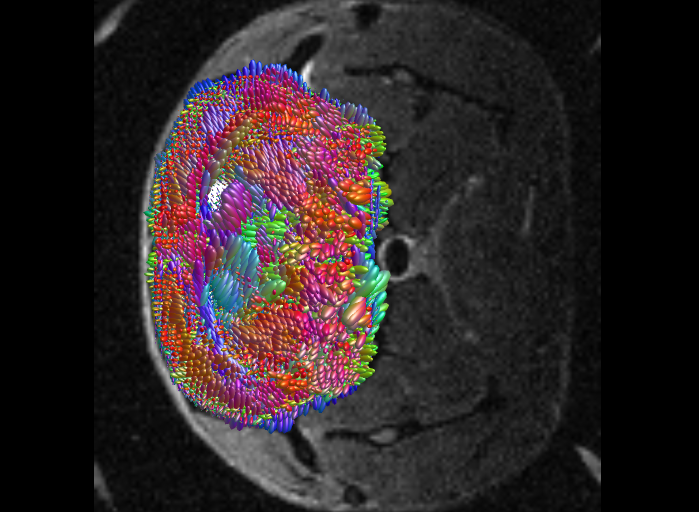
#> input picture screenshots/ctrl_fod_v08_0000.png, 1398 x 1024 px, found by its file name (shown at 1/2 size)
$ python make_4x3_figure_v09.py
#> lines starting #> are read from the running program, lines starting #| are printed output that depends on the picture
### functions/config_loader.py
#!/usr/bin/env python3
"""
Configuration loader for mbrain pipeline.

This module provides a centralized way to load configuration from config1.yaml.
All scripts should use this to get parameters instead of hardcoding values.

Usage:
    from config_loader import load_config, get_config

    # Load once at start (respects MBRAIN_PIPELINE env var)
    cfg = load_config()

    # Or explicitly specify pipeline
    cfg = load_config(pipeline='flip1')

    # Access parameters
    step_size = cfg['tractography']['step_size']
    max_dist = cfg['matlab_cleaning']['max_dist']
"""

import os
import yaml
from pathlib import Path
from typing import Dict, Any, Optional

# Global config cache
_config: Optional[Dict[str, Any]] = None
_current_pipeline: Optional[str] = None

# [9 lines left out: function get_config_path, not called in this run]

def load_config(config_path: Optional[Path] = None, pipeline: Optional[str] = None) -> Dict[str, Any]:
    """
    Load configuration from YAML file.

    Args:
        config_path: Optional explicit path to config file.
        pipeline: Ignored, kept for API compatibility.

    Returns:
        Dictionary with all configuration parameters.
    """
#> called with config_path = 'config1.yaml'
    global _config, _current_pipeline

    if config_path is None:
        config_path = get_config_path(pipeline)

    _current_pipeline = 'flip1'

    if config_path is None:
        config_path = get_config_path(pipeline)
    config_path = Path(config_path).resolve()

    with open(config_path, 'r') as f:
        _config = yaml.safe_load(f)

    # ── Auto-detect base paths ──────────────────────────────────────────
    # repo_dir  = directory containing config1.yaml
    # data_base = repo_dir (publish branch: data/ and local/ are inside repo)
    # These can be overridden via environment variables.
    paths = _config.setdefault('paths', {})
    repo_dir = Path(os.environ.get(
        'MBRAIN_REPO_DIR',
        str(config_path.parent),
    ))
    data_base = Path(os.environ.get(
        'MBRAIN_DATA_BASE',
        str(repo_dir),
    ))
    paths['repo_dir'] = str(repo_dir)
    paths['data_base'] = str(data_base)

    # Auto-detect matlab_path if not set or if the path doesn't exist
    if not paths.get('matlab_path') or not Path(paths['matlab_path']).exists():
        for candidate in [
            '/Applications/MATLAB_R2025b.app/bin/matlab',
            '/Applications/MATLAB_R2024a.app/bin/matlab',
            '/opt/MATLAB/R2024a/bin/matlab',
            os.environ.get('MBRAIN_MATLAB_PATH', ''),
        ]:
            if candidate and Path(candidate).exists():
                paths['matlab_path'] = candidate
                break

    # Auto-detect rtp2_pipeline_path if not set or if the path doesn't exist
    if not paths.get('rtp2_pipeline_path') or not Path(paths['rtp2_pipeline_path']).exists():
        for candidate in [
            str(repo_dir / 'rtp2-pipeline'),
            str(repo_dir.parent / 'rtp2-pipeline'),
            str(repo_dir.parent / 'gitlab' / 'rtp2-pipeline'),
            os.environ.get('MBRAIN_RTP2_PATH', ''),
        ]:
            if candidate and Path(candidate).exists():
                paths['rtp2_pipeline_path'] = candidate
                break

    # Resolve {variable} placeholders in paths
    _resolve_path_variables(_config)

    # Allow environment variable override for derivatives directory
    # Used by --derivatives-dir CLI args across pipeline scripts
    deriv_override = os.environ.get('MBRAIN_DERIVATIVES_DIR')
    if deriv_override and 'paths' in _config:
        _config['paths']['derivatives_dir'] = deriv_override
        _config['paths']['derivatives_flip1'] = deriv_override

    return _config


def _resolve_path_variables(cfg: Dict[str, Any], max_passes: int = 5) -> None:
    """
    Resolve {variable} placeholders in the 'paths' section of the config.

    Variables like {repo_dir}, {data_base}, {matlab_path}, {rtp2_pipeline_path}
    are expanded using values from the same 'paths' dict.
    Also resolves {matlab_path} and {rtp2_pipeline_path} references in other sections.
    """
#> called with max_passes = 5
    if 'paths' not in cfg:
        return

    paths = cfg['paths']

    # Multi-pass resolution (handles chained references)
    for _ in range(max_passes):
        changed = False
        for key, val in paths.items():
            if isinstance(val, str) and '{' in val:
                new_val = val
                for ref_key, ref_val in paths.items():
                    if isinstance(ref_val, str) and '{' not in ref_val:
                        new_val = new_val.replace('{' + ref_key + '}', ref_val)
                if new_val != val:
                    paths[key] = new_val
                    changed = True
        if not changed:
            break

    # Also resolve path references in other sections (matlab_cleaning, atlas_coreg, file_tree, etc.)
    _resolve_nested(cfg, paths)


def _resolve_nested(obj: Any, paths: Dict[str, str]) -> None:
    """Recursively resolve {variable} placeholders in nested dicts/lists using paths dict."""
    if isinstance(obj, dict):
        for key, val in obj.items():
            if isinstance(val, str) and '{' in val:
                for ref_key, ref_val in paths.items():
                    if isinstance(ref_val, str):
                        val = val.replace('{' + ref_key + '}', ref_val)
                obj[key] = val
            elif isinstance(val, (dict, list)):
                _resolve_nested(val, paths)
    elif isinstance(obj, list):
        for i, item in enumerate(obj):
            if isinstance(item, str) and '{' in item:
                for ref_key, ref_val in paths.items():
                    if isinstance(ref_val, str):
                        item = item.replace('{' + ref_key + '}', ref_val)
                obj[i] = item
            elif isinstance(item, (dict, list)):
                _resolve_nested(item, paths)

# [165 lines left out: functions get_current_pipeline, get_config, get_tractography_params, get_matlab_cleaning_params, get_ants_params, get_subject_groups and 6 more, not called in this run]


# [24 lines that do not run on import are left out]

### figs/make_4x3_figure_v09.py
#!/usr/bin/env python3
"""Generate 3×3 composite fixel figure v09: FODs | Fixels | 4-mice radar.

Changes from v08:
  - Uses BOTH left + right hemisphere ROIs (union mask) for each subject,
    capturing the full coronal-like bilateral graft/isocortex extent.
  - Data-driven y_max for radar plots (max across all mice × 1.2) instead
    of hardcoded 1.0.
  - Same layout: Row1=FOD, Row2=Fixel screenshots, Row3=per-mouse radar.

Columns: CTRL | AP | APTR
Row 1: FOD screenshots (same captures as v08)
Row 2: Fixel screenshots (same captures as v08)
Row 3: Per-mouse radar (4 mice × DV-dominant direction, first-thalamus slice)
"""
import sys, os
sys.path.insert(0, os.path.dirname(os.path.dirname(os.path.abspath(__file__))))

import numpy as np
import matplotlib
matplotlib.use('Agg')
import matplotlib.pyplot as plt
from matplotlib.ticker import MaxNLocator
from PIL import Image
from pathlib import Path

from functions.fixel_roi_analysis import (
    load_fixel_dir, load_roi_mask, extract_slicewise_vectors,
    get_directional_mean, slicewise_kmeans
)
from functions.config_loader import load_config

# ============================================================
# Config
# ============================================================
TMP = Path('tmp')
REPORTS = Path('reports')
REPORTS.mkdir(exist_ok=True)

cfg = load_config('config1.yaml')
# Resolve data_base: /export/home → /home for non-lmc nodes
_data_base = Path(cfg['paths']['data_base'])
if not _data_base.exists() and str(_data_base).startswith('/export/home'):
    _data_base = Path(str(_data_base).replace('/export/home', '/home', 1))
DERIV = _data_base / 'data' / 'derivatives' / 'mrtrix_newmask'

# Representative subjects for FOD/Fixel screenshots (reuse v08 captures)
REPR_SUBJECTS = {
    'CTRL': {
        'id': 'sub-138-1010-L1F',
        'ses': 'ses-260115101441',
        'fod_slice': 14,
        'roi_name': 'isocortex',
    },
    'AP': {
        'id': 'sub-769-C-O5-R1M',
        'ses': 'ses-240911115733',
        'fod_slice': 15,
        'roi_name': 'graft',
    },
    'APTR': {
        'id': 'sub-AP72-862-901-NmF',
        'ses': 'ses-251210093342',
        'fod_slice': 14,
        'roi_name': 'graft',
    },
}

# All subjects per group with first-thalamus FOD slice
# roi_rel_left and roi_rel_right: both hemispheres, combined via OR
ALL_SUBJECTS = {
    'CTRL': [
        {'id': 'sub-129-921-R1F',   'ses': 'ses-260115121231', 'first_thal_fod': 10,
         'roi_rel_left':  'atlas/rois/fod_space/roi_isocortex_left.nii.gz',
         'roi_rel_right': 'atlas/rois/fod_space/roi_isocortex_right.nii.gz'},
        {'id': 'sub-129-921-R1L1F', 'ses': 'ses-260116085433', 'first_thal_fod': 10,
         'roi_rel_left':  'atlas/rois/fod_space/roi_isocortex_left.nii.gz',
         'roi_rel_right': 'atlas/rois/fod_space/roi_isocortex_right.nii.gz'},
        {'id': 'sub-129-1014-L1M',  'ses': 'ses-260115113814', 'first_thal_fod': 9,
         'roi_rel_left':  'atlas/rois/fod_space/roi_isocortex_left.nii.gz',
         'roi_rel_right': 'atlas/rois/fod_space/roi_isocortex_right.nii.gz'},
        {'id': 'sub-138-1010-L1F',  'ses': 'ses-260115101441', 'first_thal_fod': 9,
         'roi_rel_left':  'atlas/rois/fod_space/roi_isocortex_left.nii.gz',
         'roi_rel_right': 'atlas/rois/fod_space/roi_isocortex_right.nii.gz'},
    ],
    'AP': [
        {'id': 'sub-596-C-OO-NmM', 'ses': 'ses-240911103349', 'first_thal_fod': 13,
         'roi_rel_left':  'manual_roi/fod_space/roi_Graft_left_flip_fod.mif',
         'roi_rel_right': 'manual_roi/fod_space/roi_Graft_right_flip_fod.mif'},
        {'id': 'sub-769-C-O5-R1M', 'ses': 'ses-240911115733', 'first_thal_fod': 12,
         'roi_rel_left':  'manual_roi/fod_space/roi_Graft_left_flip_fod.mif',
         'roi_rel_right': 'manual_roi/fod_space/roi_Graft_right_flip_fod.mif'},
        {'id': 'sub-769-C-OO-NmM', 'ses': 'ses-240911111853', 'first_thal_fod': 11,
         'roi_rel_left':  'manual_roi/fod_space/roi_Graft_left_flip_fod.mif',
         'roi_rel_right': 'manual_roi/fod_space/roi_Graft_right_flip_fod.mif'},
        {'id': 'sub-875-C-OO-NM',  'ses': 'ses-240911100253', 'first_thal_fod': 12,
         'roi_rel_left':  'manual_roi/fod_space/roi_Graft_left_flip_fod.mif',
         'roi_rel_right': 'manual_roi/fod_space/roi_Graft_right_flip_fod.mif'},
    ],
    'APTR': [
        {'id': 'sub-AP72-862-901-NmF', 'ses': 'ses-251210093342', 'first_thal_fod': 10,
         'roi_rel_left':  'manual_roi/fod_space/roi_Graft_left_flip_fod.mif',
         'roi_rel_right': 'manual_roi/fod_space/roi_Graft_right_flip_fod.mif'},
        {'id': 'sub-AP72-862-901-R1M', 'ses': 'ses-251210100043', 'first_thal_fod': 10,
         'roi_rel_left':  'manual_roi/fod_space/roi_Graft_left_flip_fod.mif',
         'roi_rel_right': 'manual_roi/fod_space/roi_Graft_right_flip_fod.mif'},
        {'id': 'sub-Apallial17NmF',    'ses': 'ses-240816091633', 'first_thal_fod': 10,
         'roi_rel_left':  'manual_roi/fod_space/roi_Graft_left_flip_fod.mif',
         'roi_rel_right': 'manual_roi/fod_space/roi_Graft_right_flip_fod.mif'},
        {'id': 'sub-Apallial20R1F',    'ses': 'ses-240909094232', 'first_thal_fod': 11,
         'roi_rel_left':  'manual_roi/fod_space/roi_Graft_left_flip_fod.mif',
         'roi_rel_right': 'manual_roi/fod_space/roi_Graft_right_flip_fod.mif'},
    ],
}

GROUP_COLORS = {'CTRL': '#333333', 'AP': '#800040', 'APTR': '#3377DD'}

# Screenshot file prefixes — reuse v08 captures
SCREENSHOT_MAP = {
    ('CTRL', 'fod'):   TMP / 'ctrl_fod_v08_0000.png',
    ('AP', 'fod'):     TMP / 'ap_fod_v08_0000.png',
    ('APTR', 'fod'):   TMP / 'aptr_fod_v08_0000.png',
    ('CTRL', 'fixel'): TMP / 'ctrl_fixel_v08_0000.png',
    ('AP', 'fixel'):   TMP / 'ap_fixel_v08_0000.png',
    ('APTR', 'fixel'): TMP / 'aptr_fixel_v08_0000.png',
}

# Per-group mouse color shades (4 shades each)
GROUP_MOUSE_COLORS = {
    'CTRL': ['#1a1a1a', '#3d3d3d', '#5c5c5c', '#7a7a7a'],   # dark grey shades
    'AP':   ['#600030', '#800040', '#a0005c', '#c03080'],     # magenta shades
    'APTR': ['#1a3fa0', '#3366cc', '#5588dd', '#88aaee'],     # blue shades
}
MOUSE_MARKERS = ['o', 's', '^', 'D']


# ============================================================
# Helper: rotate screenshot 90° CW
# ============================================================
def load_rotated(path):
    img = Image.open(path).rotate(-90, expand=True)
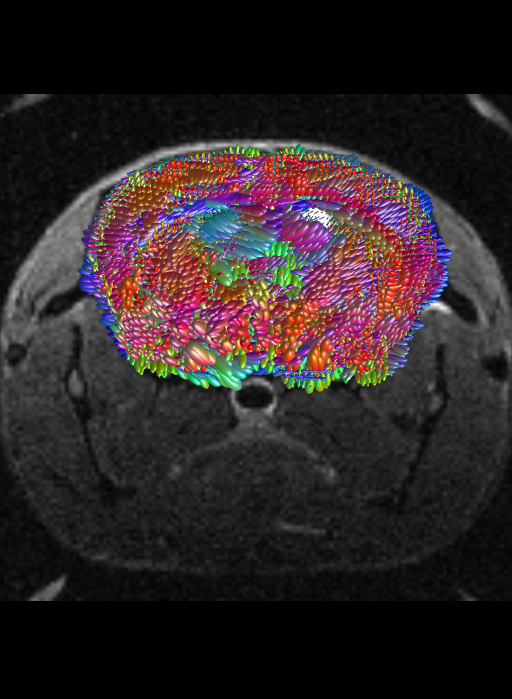
#> img: PIL image 1024x1398 RGB (shown at 1/2 size); mean R, G, B 45.5, 35.9, 37.7
    return np.array(img)


# ============================================================
# Helper: reduce radial grid — keep only ~1/3 of ticks
# ============================================================
# [64 lines left out: functions thin_radial_grid, draw_radar_mice, not called in this run]


# ============================================================
# Step 1: Load screenshots and rotate
# ============================================================
print("Loading and rotating screenshots...")
screenshots = {}
for key, path in SCREENSHOT_MAP.items():
    if path.exists():
        screenshots[key] = load_rotated(path)
        print(f"  ✓ {key}: {path.name}")
    else:
        print(f"  ✗ {key}: {path.name} NOT FOUND")
        screenshots[key] = np.zeros((400, 400, 3), dtype=np.uint8)
#> pass 2 of the loop `for key, path in SCREENSHOT_MAP.items():`:
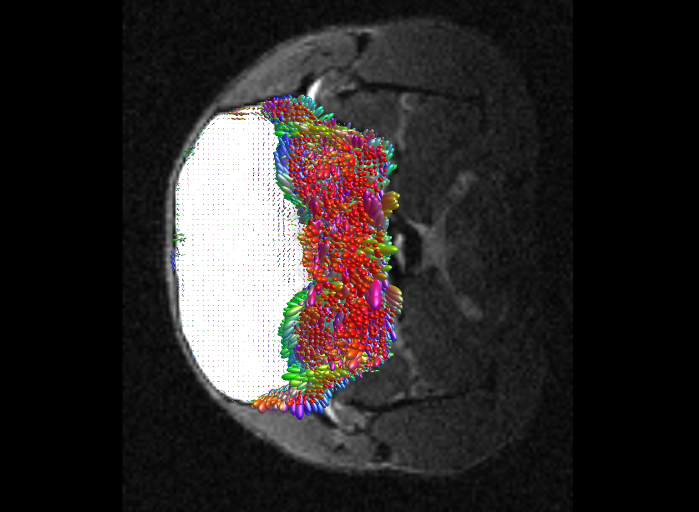
#> input picture screenshots/ap_fod_v08_0000.png, 1398 x 1024 px, found by its file name (shown at 1/2 size)
#> in load_rotated (call 2), `img = Image.open(path).rotate(-90, expand=True)`:
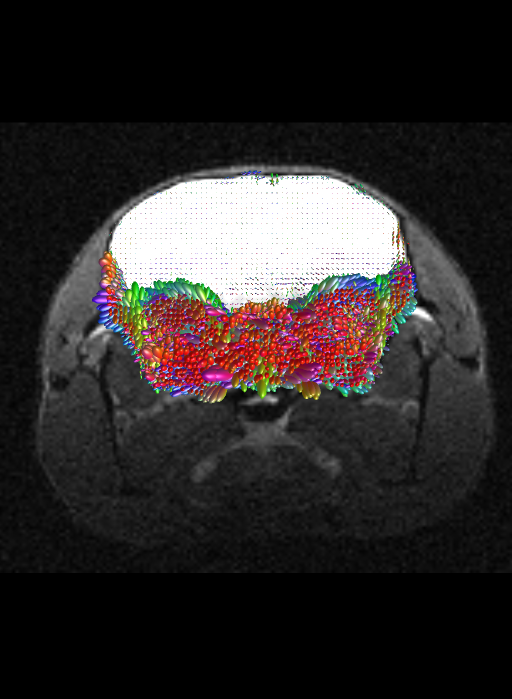
#> img: PIL image 1024x1398 RGB (shown at 1/2 size); mean R, G, B 46.1, 41.4, 41.1


# ============================================================
# Step 2: Generate per-mouse radar data (Row 3)
#   v09: load LEFT + RIGHT ROI masks, combine with OR,
#   then extract fixels from the bilateral mask.
# ============================================================
print("\n--- Generating per-mouse radar data (Row 3) — bilateral ROI ---")
per_mouse_data = {}  # group → list of mouse dicts

for group in ['CTRL', 'AP', 'APTR']:
    mice_results = []
    print(f"\n  {group}:")
    for info in ALL_SUBJECTS[group]:
        sid = info['id']
        ses = info['ses']
        fod_slice = info['first_thal_fod']
        subj_dir = DERIV / sid / ses
        fixel_dir = subj_dir / 'dwi' / 'fixels_group'
        roi_path_left  = subj_dir / info['roi_rel_left']
        roi_path_right = subj_dir / info['roi_rel_right']

        if not (fixel_dir / 'index.mif').exists():
            print(f"    ⚠ Skipping {sid}: no fixels")
            continue
        if not roi_path_left.exists():
            print(f"    ⚠ Skipping {sid}: LEFT ROI not found")
            continue
        if not roi_path_right.exists():
            print(f"    ⚠ Skipping {sid}: RIGHT ROI not found")
            continue

        print(f"    {sid}: loading fixels, slice={fod_slice}...")
        fixel_data = load_fixel_dir(fixel_dir)

        # Load both hemispheres and combine with OR
        roi_mask_left  = load_roi_mask(roi_path_left)
        roi_mask_right = load_roi_mask(roi_path_right)
        roi_mask = roi_mask_left | roi_mask_right
        n_left  = int(roi_mask_left.sum())
        n_right = int(roi_mask_right.sum())
        n_total = int(roi_mask.sum())
        print(f"      ROI voxels: L={n_left}, R={n_right}, L|R={n_total}")

        slice_vecs, slice_peaks, slice_voxels = extract_slicewise_vectors(
            fixel_data, roi_mask, slice_axis=0)

        if fod_slice not in slice_vecs:
            # Try nearest available slice
            avail = sorted(slice_vecs.keys())
            if not avail:
                print(f"      ⚠ No slices with fixels in ROI!")
                continue
            nearest = min(avail, key=lambda s: abs(s - fod_slice))
            print(f"      ⚠ Slice {fod_slice} not available, using {nearest}")
            fod_slice = nearest

        vecs = slice_vecs[fod_slice]
        peaks = slice_peaks[fod_slice]
        n_vox = slice_voxels.get(fod_slice, len(vecs))

        if len(vecs) < 4:
            print(f"      ⚠ Only {len(vecs)} fixels, skipping")
            continue

        # K-Means (2 clusters) on all fixels in the bilateral ROI at this slice.
        km_results = slicewise_kmeans(
            {fod_slice: vecs}, n_clusters=2,
            slice_afds={fod_slice: peaks},
            slice_roi_voxels={fod_slice: n_vox},
        )
        km_slice = km_results[fod_slice]

        # Pick DV-dominant cluster: highest |scaled_dir[1]| (d[1]=DV)
        dv_vals = [np.abs(sd[1]) for sd in km_slice['scaled_directions']]
        best_k = int(np.argmax(dv_vals))
        other_k = 1 - best_k
        scaled_dir = km_slice['scaled_directions'][best_k]
        scaled_dir_other = km_slice['scaled_directions'][other_k]
        n_cluster = km_slice['cluster_sizes'][best_k]
        n_other = km_slice['cluster_sizes'][other_k]

        short = sid.replace('sub-', '')
        mice_results.append({
            'label': short,
            'scaled_dir': scaled_dir,
            'scaled_dir_other': scaled_dir_other,
            'n_fixels': n_cluster,
        })
        print(f"      DV-dom scaled_dir={scaled_dir}, n={n_cluster}")
        print(f"      Other  scaled_dir={scaled_dir_other}, n={n_other}")

    per_mouse_data[group] = mice_results
#> after the loop, per_mouse_data = {'CTRL': [], 'AP': [], 'APTR': []}


# ============================================================
# Step 3: Compute data-driven y_max across per-mouse radars
# ============================================================
all_maxes = []
for group, mice in per_mouse_data.items():
    for md in mice:
        all_maxes.append(np.max(np.abs(md['scaled_dir'])))
        if md.get('scaled_dir_other') is not None:
            all_maxes.append(np.max(np.abs(md['scaled_dir_other'])))
#> this loop made 3 passes
#> group on passes 1 to 3: 'CTRL', 'AP', 'APTR'
#> after the loop, all_maxes = []
y_max_global = max(all_maxes) if all_maxes else 1.0
#> y_max_global = 1
print(f"\nOuter ring y_max for radar plots: {y_max_global:.4f}")
#| Outer ring y_max for radar plots: 1.0000


# ============================================================
# Step 4: Compose 3×3 figure
# ============================================================
print("\n--- Composing 3×3 figure ---")

fig = plt.figure(figsize=(18, 20))
gs = fig.add_gridspec(3, 3, hspace=0.35, wspace=0.20,
                       height_ratios=[1, 1, 1.0],
                       top=0.93, bottom=0.04, left=0.08, right=0.95)

groups_order = ['CTRL', 'AP', 'APTR']
group_titles = ['Control (isocortex)', 'Apallial (graft)', 'XCX (graft + Tx)']

# Row 1: FOD screenshots
for col, group in enumerate(groups_order):
    ax = fig.add_subplot(gs[0, col])
    ax.imshow(screenshots.get((group, 'fod'), np.zeros((10, 10, 3), dtype=np.uint8)))
    ax.set_title(f'{group_titles[col]}\n{REPR_SUBJECTS[group]["id"]}', fontsize=11, fontweight='bold', pad=10)
    ax.axis('off')
    if col == 0:
        ax.set_ylabel('FODs', fontsize=14, fontweight='bold', labelpad=20)

# Row 2: Fixel screenshots
for col, group in enumerate(groups_order):
    ax = fig.add_subplot(gs[1, col])
    ax.imshow(screenshots.get((group, 'fixel'), np.zeros((10, 10, 3), dtype=np.uint8)))
    ax.axis('off')
    if col == 0:
        ax.set_ylabel('Fixels', fontsize=14, fontweight='bold', labelpad=20)

# Row 3: Per-mouse radar (4 mice, bilateral ROI)
GROUP_DISPLAY = {'CTRL': 'Control', 'AP': 'Apallial', 'APTR': 'XCX'}
for col, group in enumerate(groups_order):
    ax = fig.add_subplot(gs[2, col], projection='polar')
    mice = per_mouse_data.get(group, [])
    title = GROUP_DISPLAY[group]
    if mice:
        draw_radar_mice(ax, mice, title=title, y_max=y_max_global, group=group)
    else:
        ax.set_title(f'{group}: no data', fontsize=10)

# Row labels on left side
fig.text(0.02, 0.78, 'Row 1: FOD Glyphs', fontsize=12, fontweight='bold',
         rotation=90, va='center')
fig.text(0.02, 0.50, 'Row 2: Fixel Sticks', fontsize=12, fontweight='bold',
         rotation=90, va='center')
fig.text(0.02, 0.20, 'Row 3: Individual Mice\n(first-thalamus slice, bilateral)', fontsize=11,
         fontweight='bold', rotation=90, va='center')

fig.suptitle('Fixel Direction Analysis — Control vs Apallial vs XCX (bilateral) v09 [newmask]',
             fontsize=16, fontweight='bold', y=0.97)

save_path = REPORTS / 'fixel_4x3_comparison_v09.png'
fig.savefig(save_path, dpi=150, bbox_inches='tight', facecolor='white')
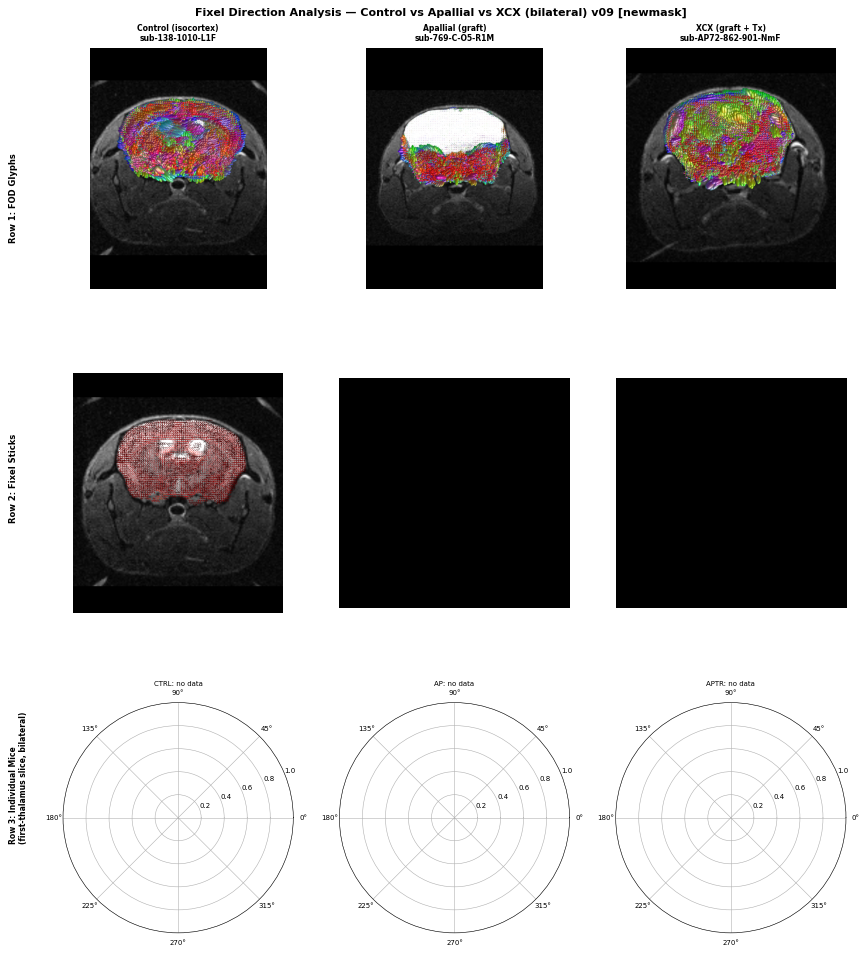
#> figure drawn by matplotlib, 6 panels
print(f"\n✅ Saved: {save_path}")

save_path_svg = REPORTS / 'fixel_4x3_comparison_v09.svg'
try:
    import cairo  # pycairo — enables matplotlib cairo backend
#> (the run stopped early here; a loop or call above may not have finished)
